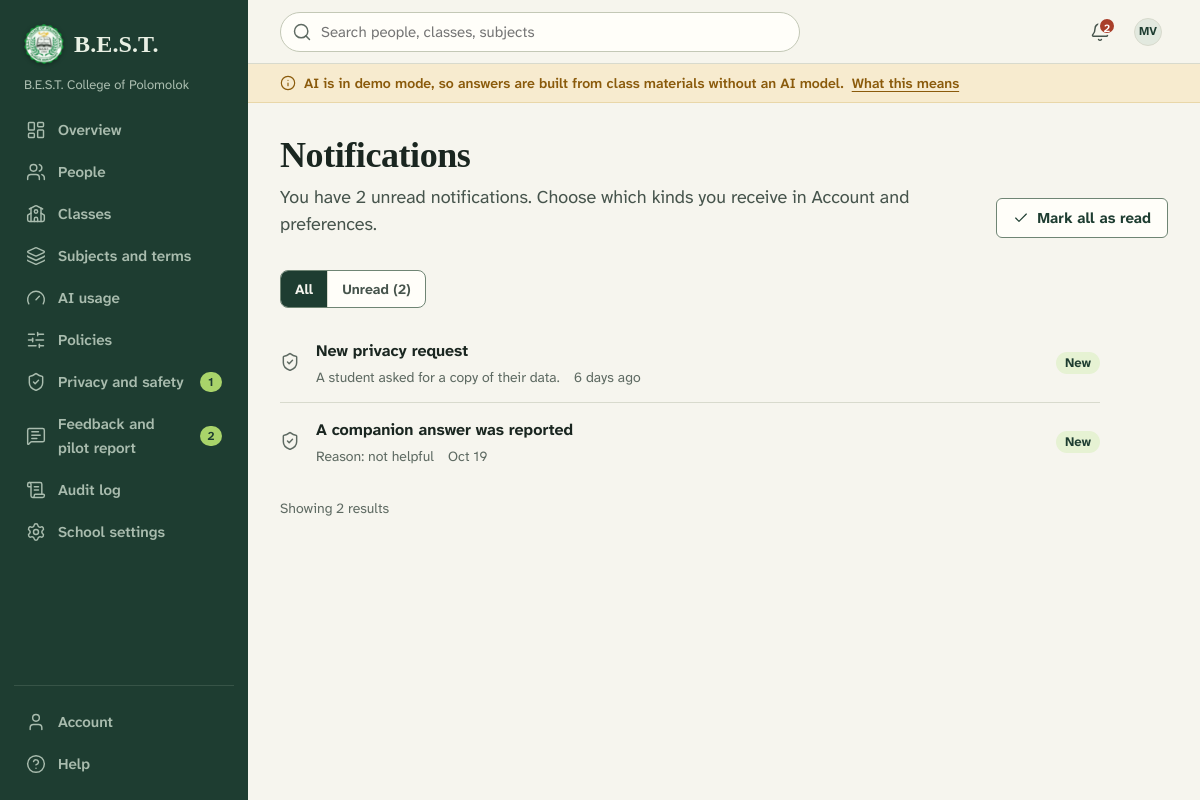
The app's page /public/notifications (signed in) with its own data.
### tables this page shows
CREATE TABLE users (
  id INT UNSIGNED NOT NULL AUTO_INCREMENT,
  organization_id INT UNSIGNED NOT NULL,
  role ENUM('admin','teacher','student') NOT NULL,
  status ENUM('invited','active','deactivated') NOT NULL DEFAULT 'invited',
  email VARCHAR(190) NOT NULL,
  password_hash VARCHAR(255) NULL,
  given_name VARCHAR(80) NOT NULL,
  family_name VARCHAR(80) NOT NULL,
  preferred_name VARCHAR(80) NULL,
  grade_level VARCHAR(40) NULL,
  avatar_path VARCHAR(255) NULL,
  language VARCHAR(8) NULL,
  timezone VARCHAR(64) NULL,
  preferences TEXT NULL,
  session_version INT UNSIGNED NOT NULL DEFAULT 1,
  is_demo TINYINT(1) NOT NULL DEFAULT 0,
  last_login_at DATETIME NULL,
  password_changed_at DATETIME NULL,
  deactivated_at DATETIME NULL,
  anonymized_at DATETIME NULL,
  created_at DATETIME NOT NULL DEFAULT CURRENT_TIMESTAMP,
  updated_at DATETIME NOT NULL DEFAULT CURRENT_TIMESTAMP,
  PRIMARY KEY (id),
  UNIQUE KEY uq_users_email (email),
  KEY idx_users_org_role (organization_id, role, status),
  KEY idx_users_org_name (organization_id, family_name, given_name),
  CONSTRAINT fk_users_org FOREIGN KEY (organization_id) REFERENCES organizations (id)
);

CREATE TABLE organizations (
  id INT UNSIGNED NOT NULL AUTO_INCREMENT,
  name VARCHAR(160) NOT NULL,
  short_name VARCHAR(60) NULL,
  slug VARCHAR(80) NOT NULL,
  logo_path VARCHAR(255) NULL,
  timezone VARCHAR(64) NOT NULL DEFAULT 'Asia/Manila',
  default_language VARCHAR(8) NOT NULL DEFAULT 'en',
  is_demo TINYINT(1) NOT NULL DEFAULT 0,
  created_at DATETIME NOT NULL DEFAULT CURRENT_TIMESTAMP,
  updated_at DATETIME NOT NULL DEFAULT CURRENT_TIMESTAMP,
  PRIMARY KEY (id),
  UNIQUE KEY uq_organizations_slug (slug)
);

CREATE TABLE notifications (
  id BIGINT UNSIGNED NOT NULL AUTO_INCREMENT,
  organization_id INT UNSIGNED NOT NULL,
  user_id INT UNSIGNED NOT NULL,
  type VARCHAR(40) NOT NULL,
  title VARCHAR(200) NOT NULL,
  body VARCHAR(500) NULL,
  link VARCHAR(255) NULL,
  dedupe_key VARCHAR(100) NULL,
  read_at DATETIME NULL,
  created_at DATETIME NOT NULL DEFAULT CURRENT_TIMESTAMP,
  PRIMARY KEY (id),
  UNIQUE KEY uq_notifications_dedupe (user_id, dedupe_key),
  KEY idx_notifications_user (user_id, read_at, created_at),
  CONSTRAINT fk_notifications_org FOREIGN KEY (organization_id) REFERENCES organizations (id) ON DELETE CASCADE,
  CONSTRAINT fk_notifications_user FOREIGN KEY (user_id) REFERENCES users (id) ON DELETE CASCADE
);

### app/Views/shared/notifications.php (the view, shortened to what the rows shown need)
<?php
$icons = ['material' => 'file-text', 'assignment' => 'clipboard-list', 'reminder' => 'clock', 'feedback' => 'message-circle', 'announcement' => 'megaphone', 'submission' => 'inbox', 'processing' => 'triangle-alert', 'privacy' => 'shield-check', 'class' => 'users', 'site_feedback' => 'message-square-reply', 'account' => 'lock'];
?>
<div class="page-head">
  <div class="page-head__text">
    <h1 class="page-title"><?= e(t('Notifications')) ?></h1>
  </div>
    <?php if ($unread): ?>
      <form method="post" action="<?= e(url('/notifications/read-all')) ?>"><?= csrf_field() ?><button class="btn btn--secondary" type="submit"><?= icon('check', 'icon--sm') ?><?= e(t('Mark all as read')) ?></button></form>
    <?php endif; ?>
</div>
<?php if (!$rows): ?>
  <?= partial('empty', ['title' => $filter === 'unread' ? t('No unread notifications') : t('No notifications yet'), 'body' => t('New materials, assignments, feedback and reminders will appear here.')]) ?>
<?php else: ?>
  <ul class="rows" style="max-width: 820px">
    <?php foreach ($rows as $n): ?>
      <li class="row<?= $n['read_at'] !== null ? ' row--muted' : '' ?>">
        <span class="row__lead"><?= icon($icons[$n['type']] ?? 'bell') ?></span>
        <div class="row__main">
          <a class="row__title" href="<?= e(url('/notifications/' . (int) $n['id'] . '/open')) ?>"><?php if ($n['read_at'] === null): ?><span class="sr-only"><?= e(t('Unread:')) ?> </span><?php endif; ?><?= e($n['title']) ?></a>
          <div class="row__meta"><?php if ($n['body']): ?><span><?= e($n['body']) ?></span><?php endif; ?><span><?= time_tag($n['created_at'], 'datetime', true) ?></span></div>
        </div>
        <?php if ($n['read_at'] === null): ?><span class="row__aside"><?= badge(t('New'), 'leaf') ?></span><?php endif; ?>
      </li>
    <?php endforeach; ?>
  </ul>
<?php endif; ?>

### app/helpers.php (shortened to what the rows shown need)
<?php
function e($value): string
{
    return htmlspecialchars((string) $value, ENT_QUOTES | ENT_SUBSTITUTE, 'UTF-8');
}
function t(string $text, array $params = []): string
{
    return Translator::get($text, $params);
}
function tp(string $singular, string $plural, int $count, array $params = []): string
{
    return Translator::plural($singular, $plural, $count, $params);
}
function base_path_url(): string
{
    static $base = null;
    if ($base !== null) {
        return $base;
    }
    if (PHP_SAPI !== 'cli' && isset($_SERVER['SCRIPT_NAME'])) {
        $dir = str_replace('\\', '/', dirname((string) $_SERVER['SCRIPT_NAME']));
        $base = rtrim($dir, '/');
    } else {
        $base = rtrim((string) parse_url((string) Config::get('app.url', ''), PHP_URL_PATH), '/');
    }
    return $base;
}
function url(string $path = '/', array $query = []): string
{
    $path = '/' . ltrim($path, '/');
    $qs = $query ? '?' . http_build_query(array_filter($query, static fn ($v) => $v !== null && $v !== '')) : '';
    return base_path_url() . ($path === '/' ? '/' : $path) . ($qs === '?' ? '' : $qs);
}
function asset(string $path): string
{
    $file = BASE_PATH . '/public/assets/' . ltrim($path, '/');
    $version = is_file($file) ? (string) filemtime($file) : '1';
    return url('/assets/' . ltrim($path, '/')) . '?v=' . $version;
}
function auth_user(): ?array
{
    return Auth::user();
}
function home_path(?string $role = null): string
{
    $role = $role ?? Auth::role();
    switch ($role) {
        case 'admin':
            return '/admin';
    }
}
function icon(string $name, string $class = '', ?string $label = null): string
{
    $a11y = $label === null ? 'aria-hidden="true" focusable="false"' : 'role="img" aria-label="' . e($label) . '"';
    return '<svg class="icon ' . e($class) . '" ' . $a11y . '><use href="' . e(asset('icons/sprite.svg')) . '#i-' . e($name) . '"></use></svg>';
}
function time_tag(?string $utc, string $style = 'date', bool $relative = false): string
{
    $label = $relative ? Dates::relative($utc) : Dates::format($utc, $style);
    $title = $relative ? ' title="' . e(Dates::format($utc, 'datetime')) . '"' : '';
    return '<time datetime="' . e(Dates::format($utc, 'iso')) . '"' . $title . '>' . e($label) . '</time>';
}
function initials(?array $user): string
{
    $a = mb_substr((string) (($user['preferred_name'] ?? '') ?: ($user['given_name'] ?? '')), 0, 1);
    $b = mb_substr((string) ($user['family_name'] ?? ''), 0, 1);
    return mb_strtoupper($a . $b) ?: '?';
}
function partial(string $name, array $data = []): string
{
    return View::file('partials/' . $name, $data);
}
function badge(string $label, string $tone = 'neutral', ?string $iconName = null): string
{
    $icon = $iconName ? icon($iconName, 'icon--xs') : '';
    return '<span class="badge badge--' . e($tone) . '">' . $icon . e($label) . '</span>';
}
function json_attr($data): string
{
    return e((string) json_encode($data, JSON_UNESCAPED_UNICODE | JSON_UNESCAPED_SLASHES));
}

### app/Views/layouts/app.php (shortened to what the rows shown need)
<?php
$user = auth_user();
$items = $user ? Navigation::items($user) : [];
$htmlClass = [];
$schoolLogo = $user && !empty($user['org_logo_path']) ? url('/school-logo') : null;
$aiDemo = Config::get('ai.provider', 'demo') === 'demo';
?><!doctype html>
<html lang="<?= e(Translator::locale() === 'fil' ? 'fil' : 'en') ?>" class="<?= e(implode(' ', $htmlClass)) ?>">
<head>
  <link rel="stylesheet" href="<?= e(asset('css/app.css')) ?>">
</head>
<body class="<?= e(trim(($page_class ?? '') . ($aiDemo ? ' has-demo-band' : ''))) ?>" data-role="<?= e($user['role'] ?? '') ?>" data-i18n="<?= json_attr(ScriptStrings::common()) ?>"<?php if (!empty($katex)): ?> data-katex-css="<?= e(asset('vendor/katex/katex.min.css')) ?>" data-katex-js="<?= e(asset('vendor/katex/katex.min.js')) ?>" data-katex-render="<?= e(asset('vendor/katex/auto-render.min.js')) ?>"<?php endif; ?>>
<div class="shell">
  <aside class="spine" id="spine" aria-label="<?= e(t('Main navigation')) ?>">
    <a class="brand" href="<?= e(url(home_path())) ?>">
      <?= partial('seal', ['size' => 40, 'class' => 'brand__mark', 'logo' => $schoolLogo]) ?>
      <span class="brand__name"><?= e(Config::get('app.short_name', 'B.E.S.T.')) ?></span>
    </a>
    <?php if ($user): ?>
      <p class="spine__school"><?= e($user['org_name']) ?></p>
    <?php endif; ?>
    <nav aria-label="<?= e(t('Main')) ?>">
      <ul class="nav">
        <?php foreach ($items as $item): $active = Navigation::isActive($item); ?>
          <li>
            <a class="nav-link" href="<?= e(url($item['url'])) ?>"<?= $active ? ' aria-current="page"' : '' ?> title="<?= e($item['label']) ?>">
              <?= icon($item['icon']) ?>
              <span><?= e($item['label']) ?></span>
              <?php if (!empty($item['count'])): ?>
                <em class="nav-link__count" aria-label="<?= e(tp(':count item', ':count items', (int) $item['count'])) ?>"><?= (int) $item['count'] ?></em>
              <?php endif; ?>
            </a>
          </li>
        <?php endforeach; ?>
      </ul>
    </nav>
    <div class="spine__foot">
      <ul class="nav">
      </ul>
    </div>
  </aside>
  <div class="workspace">
    <header class="topbar">
      <form class="topbar__search" role="search" action="<?= e(url('/search')) ?>" method="get" id="global-search">
        <input id="global-search-input" type="search" name="q" value="<?= e((string) ($_GET['q'] ?? '')) ?>"
               placeholder="<?= e($user && $user['role'] === 'admin' ? t('Search people, classes, subjects') : t('Search classes, work and materials')) ?>" autocomplete="off">
      </form>
      <div class="topbar__actions">
        <details class="menu" data-menu>
          <summary class="icon-btn" aria-label="<?= e(t('Account menu')) ?>">
            <?= partial('avatar', ['person' => $user, 'size' => 'sm']) ?>
          </summary>
        </details>
      </div>
    </header>
    <main class="main" id="main" tabindex="-1">
      <?= $content ?>
    </main>
  </div>
</div>
</body>
</html>

### app/Views/partials/avatar.php
<?php
$size = $size ?? '';
$class = 'avatar' . ($size ? ' avatar--' . $size : '');
?>
<span class="<?= e($class) ?>" aria-hidden="true"><?php if (!empty($person['avatar_path']) && !empty($person['id'])): ?><img src="<?= e(url('/avatars/' . (int) $person['id'])) ?>" alt=""><?php else: ?><?= e(initials($person)) ?><?php endif; ?></span>

### records on screen
users: organization.short_name "B.E.S.T.", organization.name "B.E.S.T. College of Polomolok", q "Search people, classes, subjects", initials($person) "MV"
notifications: label "Privacy and safety", count "1", title "New privacy request", body "A student asked for a copy of their data.", created_at.timezone "6 days ago"
notifications: title "A companion answer was reported", body "Reason: not helpful", created_at.timezone "Oct 19"

### other values on screen
$item['label'] "Overview"
$item['label'] "People"
$item['label'] "Classes"
$item['label'] "Subjects and terms"
$item['label'] "AI usage"
$item['label'] "Policies"
$item['label'] "Feedback and pilot report"
$item['count'] "2"
$item['label'] "Audit log"
$item['label'] "School settings"
$item['label'] "Account"
$item['label'] "Help"
$unread "2"
t('What this means') "What this means"
t('Notifications') "Notifications"
